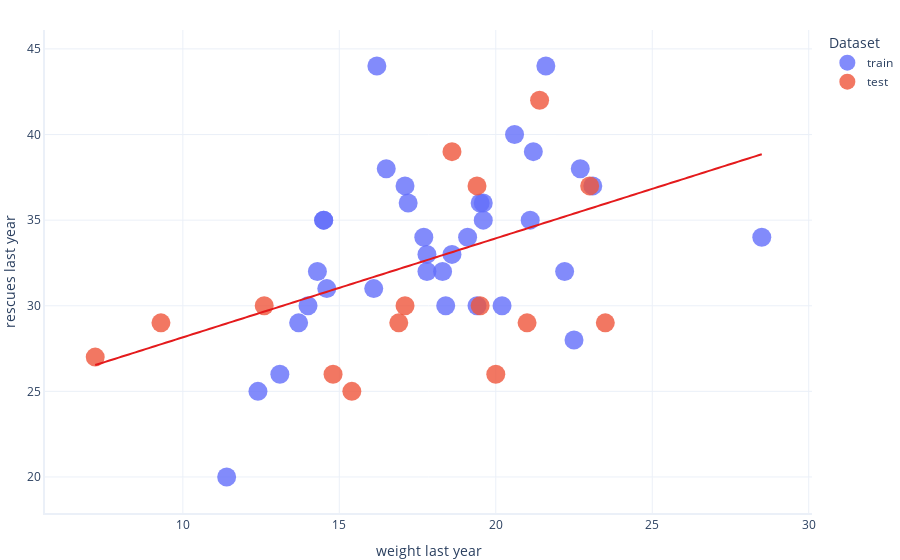

Notebook code for this chart:
### Markdown cell above
We can see that these sets are different, and that the _training set_ and _test set_ contain 70% and 30% of the overall data respectively.

Let's have a look at how the _training set_ and _test set_ are separated out:

### Code cell
# You don't need to understand this code well
# It's just used to create a scatter plot

# concatenate training and test so they can be graphed
plot_set = pandas.concat([train,test])
plot_set["Dataset"] = ["train"] * len(train) + ["test"] * len(test)

# Create graph
graphing.scatter_2D(plot_set, "weight_last_year", "rescues_last_year", "Dataset", trendline = lambda x: model.params[1] * x + model.params[0])
